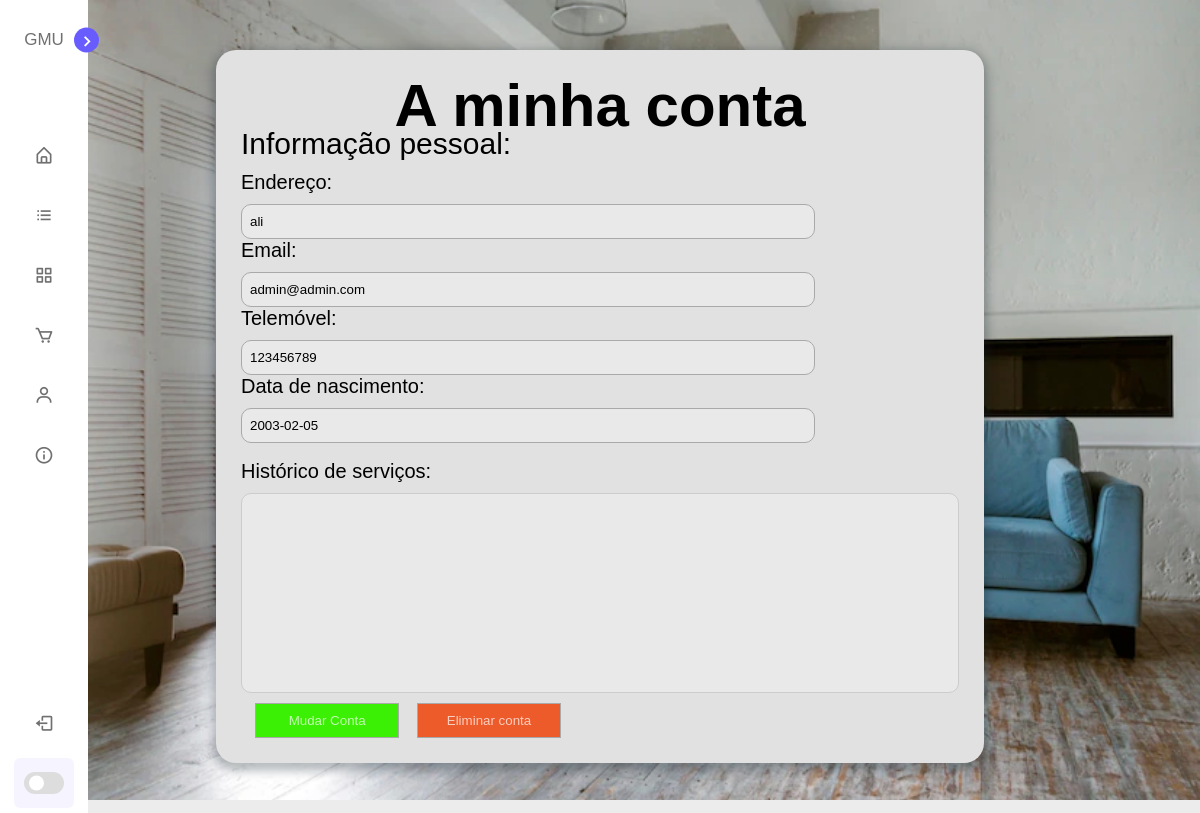
The app's page /account/ (signed in), older data.
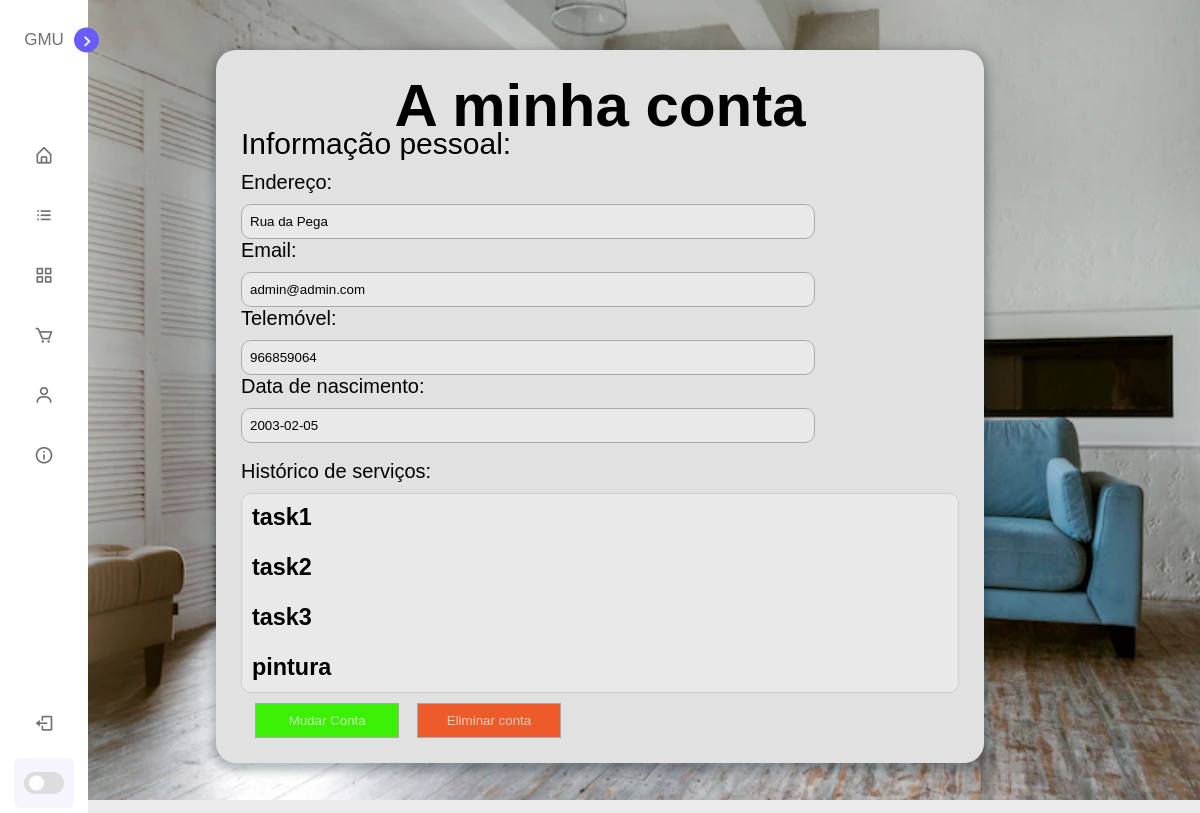
The same page, newer data.
### tables this page shows
CREATE TABLE users (email TEXT, password TEXT, tel INTEGER, date DATE, address TEXT);

CREATE TABLE tasks (email TEXT, task TEXT, date DATE, status TEXT);

### app.py (the view)
@app.route('/account/', methods=['GET', 'POST'])
def account():
    email_cookie = request.cookies.get('email')
    if email_cookie is None:
        return redirect('/login')
    email,tel,date, morada = DB.get_user_info(email_cookie)
    task = DB.get_tasks(email_cookie)
    return render_template('account.html', morada=morada, email=email, tel=tel, bir=date, task=task)

### DB.py (called while the page is built)
def get_tasks(email):
    cur = con.cursor()
    res = cur.execute('SELECT * FROM tasks').fetchall()
    tasks = []
    for i in res:
        if i[0] == email:
            tasks.append(i[1])
    return tasks

def get_user_info(email):
    cur = con.cursor()
    res = cur.execute('SELECT * FROM users').fetchall()
    for i in res:
        if i[0] == email:
            return i[0],i[2],i[3],i[4]
    return ''

### templates/account.html (shortened to what this page needs)
<!DOCTYPE html>
<html>
<head>
    <link href="../css/main.css" rel="stylesheet" />
    <link href='https://unpkg.com/boxicons@2.1.1/css/boxicons.min.css' rel='stylesheet'>
</head>
<body>
    <nav class="sidebar close">
      <header>
          <div class="image-text">
              <span class="image">
                  <span class="text2">GMU</span>
              </span>
          </div>
          <i class='bx bx-chevron-right toggle'></i>
      </header>
      <div class="menu-bar">
          <div class="menu">
              <ul class="menu-links">
                  <li class="nav-link">
                      <a href="{{url_for('.index')}}">
                          <i class='bx bx-home-alt icon' ></i>
                      </a>
                  </li>
                  <li class="nav-link">
                      <a href="{{url_for('.serviços')}}">
                          <i class='bx bx-list-ul icon' ></i>
                      </a>
                  </li>
                  <li class="nav-link">
                      <a href="{{url_for('.catalogo')}}">
                          <i class='bx bx-grid-alt icon' ></i>
                      </a>
                  </li>
                  <li class="nav-link">
                      <a href="{{url_for('.pagamento')}}">
                          <i class='bx bx-cart icon' ></i>
                      </a>
                  </li>
                  <li class="nav-link">
                      <a href="{{url_for('.account')}}">
                          <i class='bx bx-user icon'></i>
                      </a>
                  </li>
                  <li class="nav-link">
                      <a href="{{url_for('.sobre')}}">
                          <i class='bx bx-info-circle icon' ></i>
                      </a>
                  </li>
              </ul>
          </div>
          <div class="bottom-content">
              <li class="">
                  <a href="/logout">
                      <i class='bx bx-log-out icon' ></i>
                  </a>
              </li>
              <li class="mode">
                  <div class="toggle-switch">
                      <span class="switch"></span>
                  </div>
              </li>
          </div>
      </div>
  </nav>
    <form method="post" action="{{url_for('account_post')}}">
      <fieldset>
        <h1 style="font-size: 60px;color: #000000; margin-top: -2%;">A minha conta</h1><br>
        <label style="font-size: 30px;margin-top:-4%;">Informação pessoal:</label>
        <div>
          <div class="form-input-container">
            <label for="lname">Endereço:</label>
            <input class="bckgrnd"type="text" name="lastname" id="lname" value="{{morada}}"  >
            <label for="email">Email:</label>
            <input class="bckgrnd"type="email" name="email" id="email" value="{{email}}" >
            <label for="phone">Telemóvel:</label>
            <input class="bckgrnd"type="tel" name="phone" id="phone" value="{{tel}}">
            <label for="phone">Data de nascimento:</label>
            <input class="bckgrnd"type="tel" name="birth" id="birth" value="{{bir}}"><br><br><br>
            <label for="fname" style="margin-top: -4%;">Histórico de serviços:</label>
            <div class="bckgrnd" style="width:100%; height:200px; overflow:auto; padding:10px; border:1px solid #ccc;">
                {% for i in task %}
                <h3>{{i}}</h3><br>
                {% endfor %}
            </div>
        </div>
          </div>
      </fieldset>
      <input type="submit" value="Mudar Conta" name="Mudar" style="color:rgba(255, 255, 255, 0.7);background-color:rgb(59, 240, 4); width: 20%;margin-left: 2%; text-align: center;" onclick="return confirm('Tem a certeza que deseja mudar os dados da conta?');">
      <input type="submit" value="Eliminar conta" name="Elimina" style="color:rgba(255, 255, 255, 0.7);background-color:rgba(240, 63, 4, 0.825); width: 20%;margin-left: 2%; text-align: center;" onclick="return confirm('Tem a certeza que deseja eliminar a conta?');">
    </form>
</body>
</html>

### css/main.css (style rules this page uses)
body { font-family: Arial, sans-serif; font-family: Roboto, sans-serif; font-weight: Regular; }
a { color: rgb(255, 255, 255); text-decoration: none; }
a:link { color: white; }
.sidebar { position: fixed; top: 0; left: 0; height: 100%; width: 250px; padding: 10px 14px; background: var(--sidebar-color); transition: var(--tran-05); z-index: 100; }
.sidebar.close { width: 88px; }
.sidebar li { height: 50px; list-style: none; display: flex; align-items: center; margin-top: 10px; }
.sidebar header .image, .sidebar .icon { min-width: 60px; border-radius: 6px; }
.sidebar .icon { min-width: 60px; border-radius: 6px; height: 100%; display: flex; align-items: center; justify-content: center; font-size: 20px; }
.sidebar .text2, .sidebar .text, .sidebar .icon { color: var(--text-color); transition: var(--tran-03); }
.sidebar .text2 { font-size: 17px; font-weight: 500; white-space: nowrap; opacity: 0; }
.sidebar.close .text2 { opacity: 1; }
.sidebar header { position: relative; }
.sidebar header .image-text { display: flex; align-items: center; }
.sidebar header .image { display: flex; align-items: center; justify-content: center; }
.sidebar header .toggle { position: absolute; top: 50%; right: -25px; transform: translateY(-50%) rotate(180deg); height: 25px; width: 25px; background-color: var(--primary-color); color: var(--sidebar-color); border-radius: 50%; display: flex; align-items: center; justify-content: center; font-size: 22px; cursor: pointer; transition: var(--tran-05); }
.sidebar.close .toggle { transform: translateY(-50%) rotate(0deg); }
.sidebar .menu { margin-top: 40px; }
.sidebar li a { list-style: none; height: 100%; background-color: transparent; display: flex; align-items: center; height: 100%; width: 100%; border-radius: 6px; text-decoration: none; transition: var(--tran-03); }
.sidebar .menu-bar { height: calc(100% - 55px); display: flex; flex-direction: column; justify-content: space-between; overflow-y: scroll; }
.sidebar .menu-bar .mode { border-radius: 6px; background-color: var(--primary-color-light); position: relative; transition: var(--tran-05); }
.menu-bar .bottom-content .toggle-switch { position: absolute; right: 0; height: 100%; min-width: 60px; display: flex; align-items: center; justify-content: center; border-radius: 6px; cursor: pointer; }
.toggle-switch .switch { position: relative; height: 22px; width: 40px; border-radius: 25px; background-color: var(--toggle-color); transition: var(--tran-05); }
.switch::before { content: ''; position: absolute; height: 15px; width: 15px; border-radius: 50%; top: 50%; left: 5px; transform: translateY(-50%); background-color: var(--sidebar-color); transition: var(--tran-04); }

### templates/account.html (style rules this page uses)
body { background: #ececec; font-family: 'Lato'; padding: 10px 0; margin: 0; font-size: 14px; overflow-x: hidden; min-width: 345px; }
* { box-sizing: border-box; }
h1 { text-align: center; }
form { max-width: 768px; display: block; background: #e2e1e1;; border-radius: 20px; padding: 25px; margin: 40px auto; box-shadow: 0 4px 10px 4px rgba(19, 35, 47, 0.3); color: #000000; }
fieldset { border: none; margin: 10px auto; }
.form-input-container { font-size: 20px; }
label { display: block; margin-bottom: 10px; }
input { width: 80%; color: rgb(0, 0, 0); padding: 8px; height: 35px; background: transparent; border: 1px solid #a9a9a9; }
.bckgrnd { background-color: #e9e9e9; border-radius: 10px; }
* { margin: 0; padding: 0; box-sizing: border-box; font-family: 'Poppins', sans-serif; }
:root { --sidebar-color: #FFF; --primary-color: #695CFE; --primary-color-light: #F6F5FF; --toggle-color: #DDD; --text-color: #707070; --tran-03: all 0.2s ease; --tran-03: all 0.3s ease; --tran-04: all 0.3s ease; --tran-05: all 0.3s ease; }

Row changes from the older to the newer data that the page shows:
changed users "admin@admin.com": lastname "ali" → "Rua da Pega"; phone "123456789" → "966859064"
added tasks: task "task1"
added tasks: task "task2"
added tasks: task "task3"
added tasks: task "pintura"
